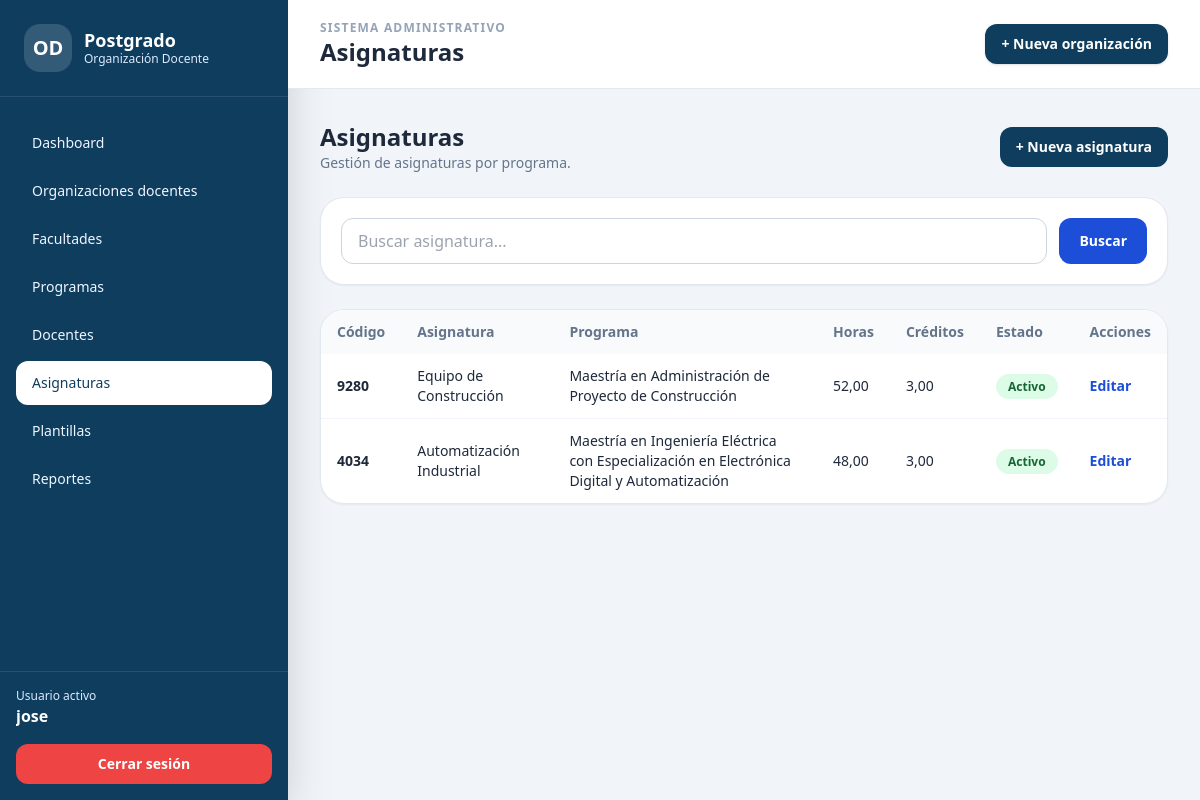
Page /asignaturas/ (signed in) on the earlier database version.
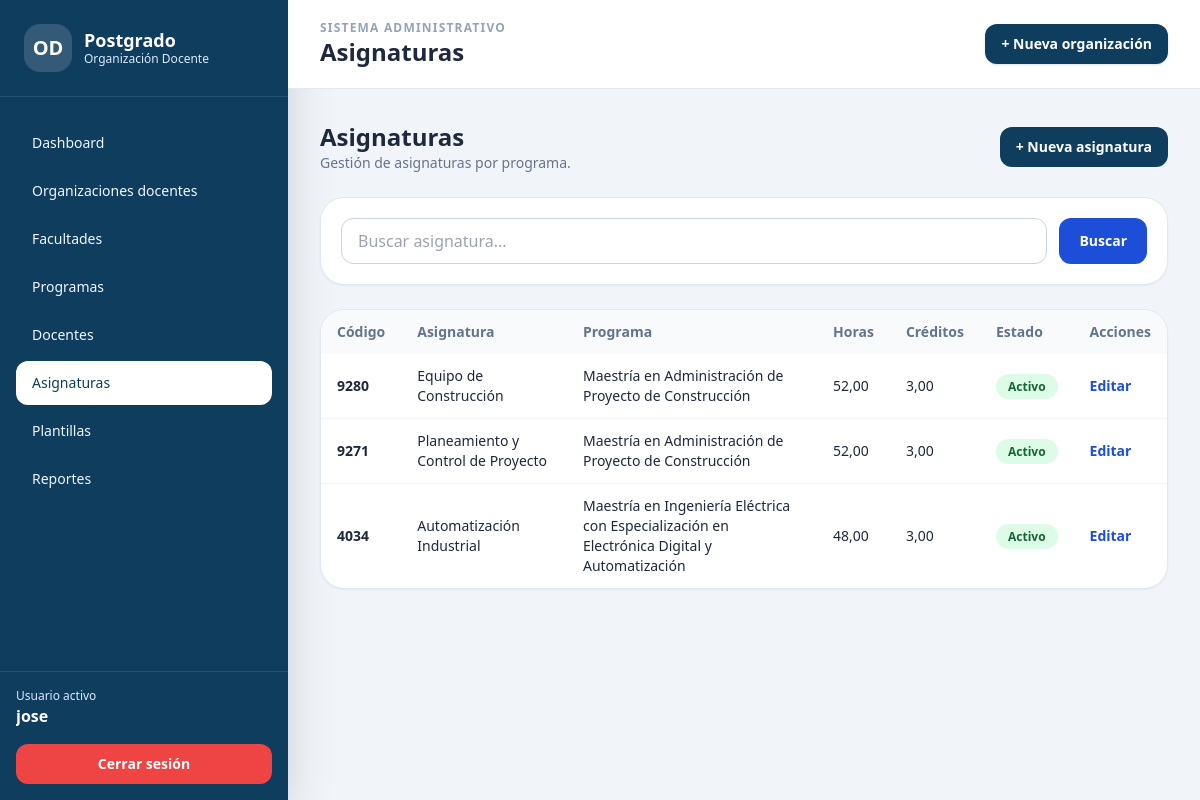
Same page on the later database version.
### organizacion_docente/models.py (models this page shows, shortened)
class ModeloBase(models.Model):
    creado_en = models.DateTimeField(auto_now_add=True)
    actualizado_en = models.DateTimeField(auto_now=True)
    class Meta:
        abstract = True

class Asignatura(ModeloBase):
    programa = models.ForeignKey(
        ProgramaPostgrado,
        on_delete=models.PROTECT,
        related_name="asignaturas",
        verbose_name="Programa de postgrado"
    )
    nombre = models.CharField(
        max_length=255,
        verbose_name="Nombre de la asignatura"
    )
    codigo_asignatura = models.CharField(
        max_length=50,
        verbose_name="Código de asignatura"
    )
    codigo_horario = models.CharField(
        max_length=50,
        blank=True,
        null=True,
        verbose_name="Código de horario"
    )
    total_horas = models.DecimalField(
        max_digits=8,
        decimal_places=2,
        default=Decimal("0.00"),
        verbose_name="Total de horas"
    )
    total_creditos = models.DecimalField(
        max_digits=6,
        decimal_places=2,
        default=Decimal("0.00"),
        verbose_name="Total de créditos"
    )
    total_laboratorio = models.DecimalField(
        max_digits=8,
        decimal_places=2,
        default=Decimal("0.00"),
        verbose_name="Total de laboratorio"
    )
    activo = models.BooleanField(
        default=True,
        verbose_name="Activo"
    )
    class Meta:
        verbose_name = "Asignatura"
        verbose_name_plural = "Asignaturas"
        ordering = ["programa__nombre", "nombre"]
        constraints = [
            models.UniqueConstraint(
                fields=["programa", "codigo_asignatura"],
                name="codigo_asignatura_unico_por_programa"
            )
        ]

class ProgramaPostgrado(ModeloBase):
    facultad = models.ForeignKey(
        Facultad,
        on_delete=models.PROTECT,
        related_name="programas",
        verbose_name="Facultad"
    )
    nombre = models.CharField(
        max_length=255,
        verbose_name="Nombre del programa"
    )
    codigo = models.CharField(
        max_length=50,
        blank=True,
        null=True,
        verbose_name="Código del programa"
    )
    activo = models.BooleanField(
        default=True,
        verbose_name="Activo"
    )
    class Meta:
        verbose_name = "Programa de Postgrado"
        verbose_name_plural = "Programas de Postgrado"
        ordering = ["facultad__nombre", "nombre"]
        constraints = [
            models.UniqueConstraint(
                fields=["facultad", "nombre"],
                name="programa_unico_por_facultad"
            )
        ]

### organizacion_docente/views.py (the view, shortened to what this page needs)
@login_required
def asignatura_listado(request):
    asignaturas = Asignatura.objects.select_related(
        "programa",
        "programa__facultad",
    ).order_by("programa__nombre", "nombre")
    q = request.GET.get("q")
    page_obj = paginar_queryset(request, asignaturas, cantidad=15)
    context = {
        "titulo": "Asignaturas",
        "asignaturas": page_obj,
        "page_obj": page_obj,
        "q": q,
    }
    return render(
        request,
        "organizacion_docente/asignatura_list.html",
        context
    )

### organizacion_docente/views.py (called while the page is built)
def paginar_queryset(request, queryset, cantidad=15):
    paginator = Paginator(queryset, cantidad)
    numero_pagina = request.GET.get("page")
    return paginator.get_page(numero_pagina)

### templates/organizacion_docente/asignatura_list.html (shortened to what this page needs)
{% extends "base.html" %}
{% block header %}Asignaturas{% endblock %}
{% block content %}
<div class="flex items-center justify-between mb-6">
    <div>
        <h3 class="text-2xl font-black text-slate-800">Asignaturas</h3>
        <p class="text-sm text-slate-500">Gestión de asignaturas por programa.</p>
    </div>
    <a href="{% url 'asignatura_crear' %}" class="rounded-xl bg-[#0f3d5e] px-4 py-2.5 text-sm font-bold text-white hover:bg-[#115b83]">
        + Nueva asignatura
    </a>
</div>
<div class="bg-white rounded-3xl border border-slate-200 shadow-sm p-5 mb-6">
    <form method="get" class="flex gap-3">
        <input type="text" name="q" value="{{ q|default:'' }}" placeholder="Buscar asignatura..."
               class="w-full rounded-xl border border-slate-300 px-4 py-2.5 focus:ring-2 focus:ring-blue-200">
        <button class="rounded-xl bg-blue-700 px-5 py-2.5 text-sm font-bold text-white">Buscar</button>
    </form>
</div>
<div class="bg-white rounded-3xl border border-slate-200 shadow-sm overflow-hidden">
    <table class="min-w-full text-sm">
        <thead class="bg-slate-50 text-left text-slate-500">
            <tr>
                <th class="px-4 py-3">Código</th>
                <th class="px-4 py-3">Asignatura</th>
                <th class="px-4 py-3">Programa</th>
                <th class="px-4 py-3">Horas</th>
                <th class="px-4 py-3">Créditos</th>
                <th class="px-4 py-3">Estado</th>
                <th class="px-4 py-3">Acciones</th>
            </tr>
        </thead>
        <tbody class="divide-y divide-slate-100">
            {% for item in asignaturas %}
                <tr>
                    <td class="px-4 py-3 font-bold">{{ item.codigo_asignatura }}</td>
                    <td class="px-4 py-3">{{ item.nombre }}</td>
                    <td class="px-4 py-3">{{ item.programa.nombre }}</td>
                    <td class="px-4 py-3">{{ item.total_horas }}</td>
                    <td class="px-4 py-3">{{ item.total_creditos }}</td>
                    <td class="px-4 py-3">
                        {% if item.activo %}
                            <span class="rounded-full bg-green-100 text-green-800 px-3 py-1 text-xs font-bold">Activo</span>
                        {% else %}
                            <span class="rounded-full bg-red-100 text-red-800 px-3 py-1 text-xs font-bold">Inactivo</span>
                        {% endif %}
                    </td>
                    <td class="px-4 py-3">
                        <a href="{% url 'asignatura_editar' item.pk %}" class="font-bold text-blue-700 hover:underline">Editar</a>
                    </td>
                </tr>
            {% empty %}
                <tr>
                    <td colspan="7" class="px-4 py-8 text-center text-slate-500">No hay asignaturas registradas.</td>
                </tr>
            {% endfor %}
        </tbody>
    </table>
</div>
{% endblock %}

Differences in the rows shown:
added Asignatura: codigo_asignatura "9271", nombre "Planeamiento y Control de Proyecto", programa.nombre "Maestría en Administración de Proyecto de Construcción", total_horas "52,00", total_creditos "3,00", activo "Activo"
